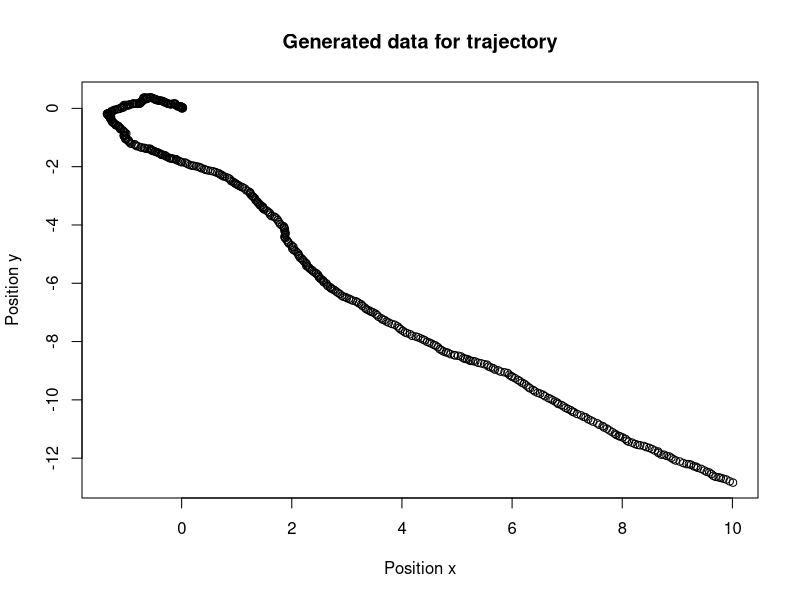
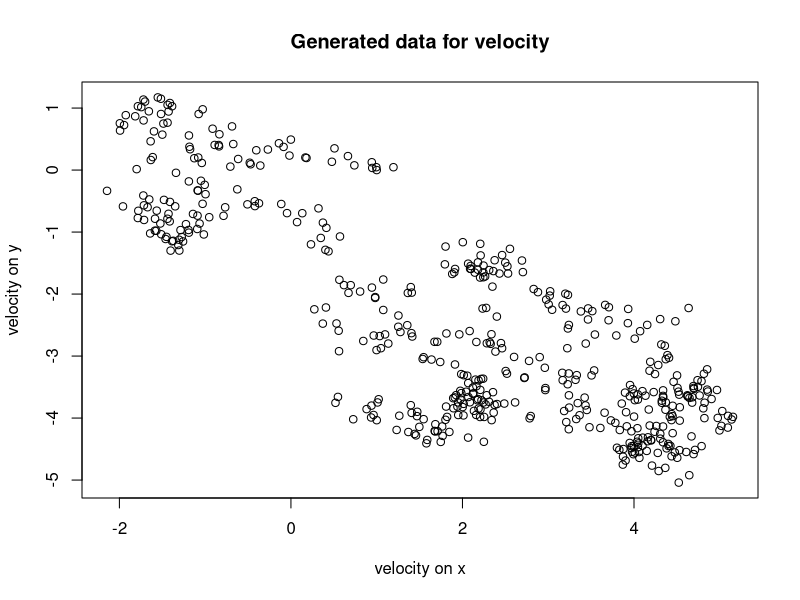
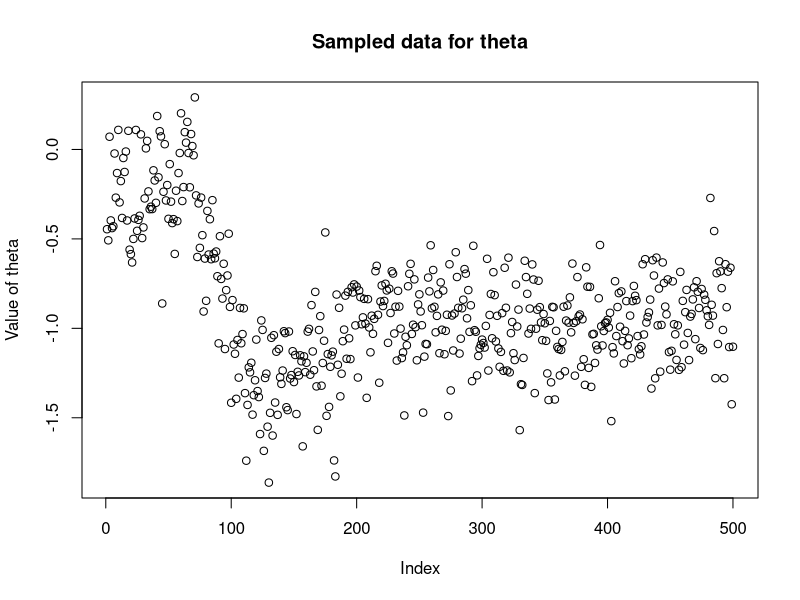

Here is the R script that generated these plots, in order:
## ---- chunk 1
knitr::opts_chunk$set(echo = TRUE)
## ---- chunk 2
rm(list=ls())
library(MASS)

#-- Setting parameters
delta <- 0.01
q_1 <- q_2 <- 0.1
Q <- matrix(c((q_1*delta**3/3),0,(q_1*delta**2/2),0,
              0,(q_2*delta**3/3),0,(q_2*delta**2/2), 
              (q_1*delta**2/2),0,q_1*delta,0,
              0,(q_2*delta**2/2),0, q_2*delta), nrow = 4, byrow = TRUE)

#-- Define multivariate Gaussian noise of the state space model
k <- 500
q_k <- t(mvrnorm(k, rep(0,4), sqrt(Q)))
x <- x_dot <- y <- y_dot <- rep(0,k)

for (i in 1:k){
  
  #-- Initial values
  if (i==1){
    x[i] <- 0
    y[i] <- 0
    y_dot[i] <- 0
    x_dot[i] <- 1
  }
  
  #-- Implementing state space model and adding noise
  #-- note we add each element of the noise matrix to
  #-- its corresponding value.
  else {
    x[i] <- x[i-1] + delta*x_dot[i-1] + q_k[1,i]
    y[i] <- y[i-1] + delta*y_dot[i-1] + q_k[2,i]
    x_dot[i] <- x_dot[i-1] + q_k[3,i]
    y_dot[i] <- y_dot[i-1] + q_k[4,i]
  }
}
## ---- chunk 3
#-- plot the generated trajectory x,y 
plot(x,y, main = "Generated data for trajectory",
     xlab = "Position x",
     ylab = "Position y")
## ---- chunk 4
#-- plot the generated velocities 
plot(x_dot,y_dot, main = "Generated data for velocity",
     xlab = "velocity on x",
     ylab = "velocity on y")
## ---- chunk 5
theta_1 <- rep(0,k)
sigma <- 0.05

for (i in 1:k){
  theta_1[i] <- atan((y[i]-0.5)/(x[i]+1.5)) + rnorm(1, mean = 0, sd = sqrt(sigma))
}

plot(theta_1, main = "Sampled data for theta", 
     ylab = "Value of theta")
